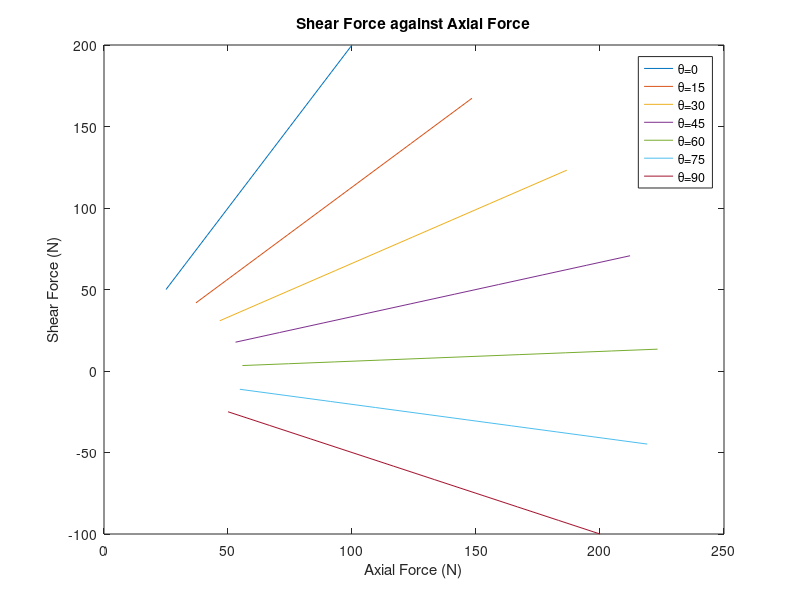

MATLAB code to generate this figure:
% Written by: Soon Foo Chong
close all;clear all;clc;

h = linspace(50,200,10);
v = linspace(25,100,10);
theta = 0:15:90;

c = h'*sind(theta) + v'*cosd(theta);
s = h'*cosd(theta) - v'*sind(theta);

plot(c,s);
title('Shear Force against Axial Force');
xlabel('Axial Force (N)');
ylabel('Shear Force (N)');
legend('\theta=0','\theta=15','\theta=30','\theta=45','\theta=60','\theta=75','\theta=90');
